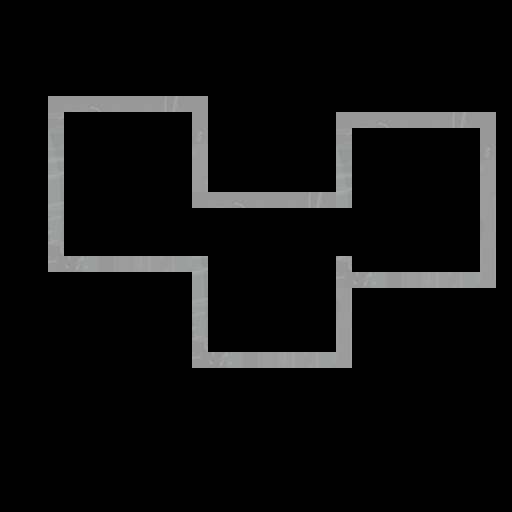

Tiled map render using the project's own tile images. Description and the map definition, with tile-layer contents summarised, below:
An orthogonal 32x32 tile map with 16x16 px tiles, 1 tile layer (Tile Layer 1) and 1 object (Player).

<map version="1.0" orientation="orthogonal" width="32" height="32" tilewidth="16" tileheight="16">
 <tileset firstgid="1" name="Rock" tilewidth="16" tileheight="16">
  <image source="Rock.png" width="512" height="512" />
 </tileset>
 <layer name="Tile Layer 1" width="32" height="32">
  <data>[1024 cells, 97 non-empty, 38 distinct tile ids]</data>
 </layer>
 <objectgroup draworder="topdown" name="Object Layer 1" width="32" height="32">
  <object name="Player" type="Player" x="105" y="184" width="37" height="28">
   <properties>
    <property name="someprop" value="0.1" />
   </properties>
  </object>
 </objectgroup>
</map>
